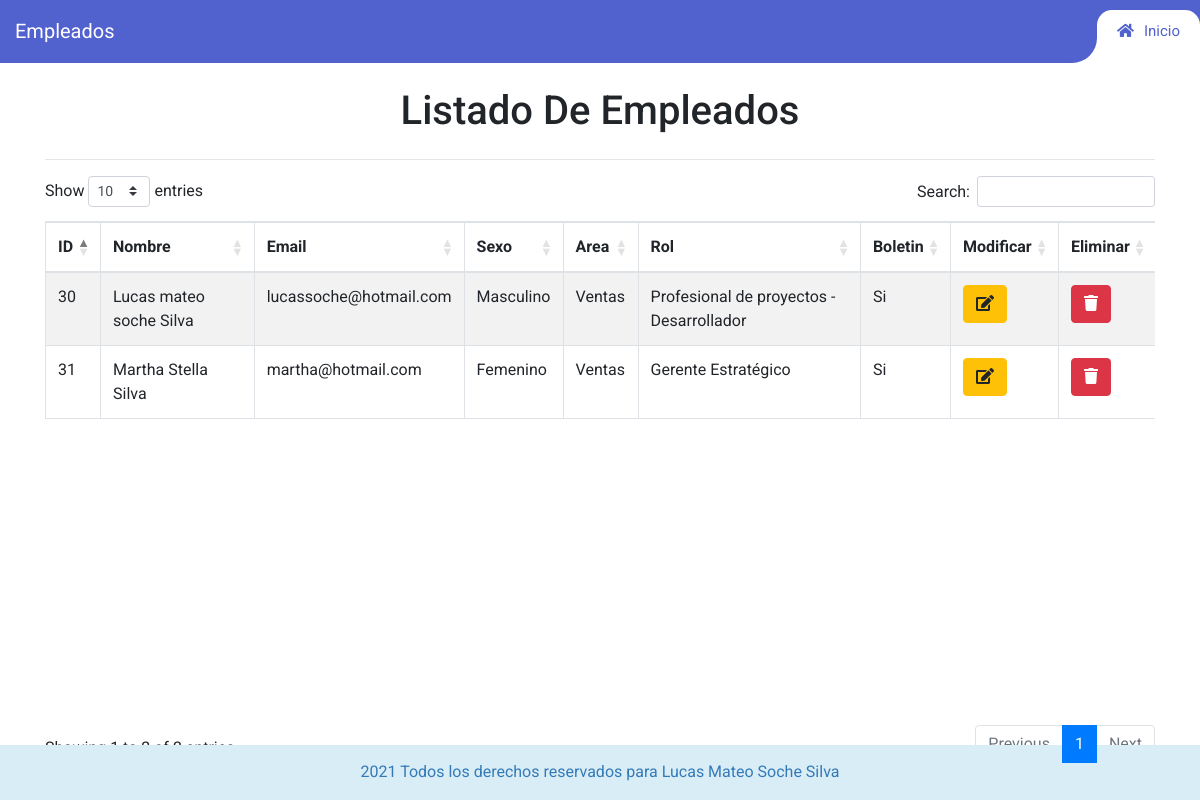
The page / on the database its author committed.
### tables this page shows
CREATE TABLE `empleados` (
  `id` int(11) NOT NULL,
  `nombre` varchar(255) NOT NULL,
  `email` varchar(255) NOT NULL,
  `sexo` char(1) NOT NULL,
  `area_id` int(11) NOT NULL,
  `boletin` int(11) NOT NULL,
  `descripcion` text NOT NULL
);

CREATE TABLE `areas` (
  `id` int(11) NOT NULL,
  `nombre` varchar(255) NOT NULL
);

### Controllers/Cprincipal.php (called while the page is built, shortened)
<?php
require_once('Models/Mprincipal.php');
	class Main{
		public function __construct(){
			$this->model=new Modelo();
		}
		public function index(){
			require_once('Views/home.php');
		}
	}
?>

### includes/config.php (called while the page is built)
<?php
class conexion{
	public static function conectar(){
			$db = new PDO("mysql:host=localhost;dbname=empleado;charset=utf8","root","");
			$db->setAttribute(PDO::ATTR_ERRMODE, PDO::ERRMODE_EXCEPTION);
			return $db;
	}
}
?>

### Models/Mprincipal.php (called while the page is built, shortened)
<?php
	class Modelo{
		public $CNX;
		public function __construct(){
			$this->CNX=conexion::conectar();
		}
		public function listar(){
			try {
				$sql="SELECT T1.id,T1.nombre as NombreEmp, T1.email, T1.sexo, T1.area_id,T1.boletin,T2.nombre as areaNom, GROUP_CONCAT(CONCAT_WS(',', T4.nombre))as Nomrol FROM empleados T1 INNER JOIN areas T2 ON T1.area_id=T2.id INNER JOIN empleado_rol T3 ON T1.id=T3.empleado_id INNER JOIN roles T4 ON T3.rol_id=T4.id GROUP BY T1.id";
				$stmt=$this->CNX->query($sql);
				$stmt->execute();
				return $stmt->FETCHALL(PDO::FETCH_OBJ);
			} catch (Exception $e) {
				die($e->getMessage());
			}
		}
	}
?>

### Views/home.php (the view, shortened to what this page needs)
<?php include('header.php'); ?>
<div class="container">
	<section class="row">
		<section class="col-md-12">
			<center>
				<h1>Listado De Empleados</h1>
			</center>
		</section>
	</section>
	<hr>
	<section class="row">
		<section class="col-md-12">
			<table id="example" class="table table-bordered table-striped">
				<thead>
					<th>ID</th>
					<th>Nombre</th>
					<th>Email</th>
					<th>Sexo</th>
					<th>Area</th>
					<th>Rol</th>
					<th>Boletin</th>
					<th>Modificar</th>
					<th>Eliminar</th>
				</thead>
				<tbody>
					<?php foreach ($this->model->listar() as $row): ?>
						<tr>
							<td><?php echo $row->id; ?></td>
							<td><?php echo $row->NombreEmp; ?></td>
							<td><?php echo $row->email; ?></td>
							<td><?php
									switch ($row->sexo) {
										case 'M':
											echo 'Masculino';
										break;
										case 'F':
											echo 'Femenino';
										break;
										}
								?>
							</td>
							<td><?php echo $row->areaNom; ?></td>
							<td><?php echo $row->Nomrol; ?></td>
							<td><?php
									switch ($row->boletin) {
										case 1:
											echo 'Si';
										break;
										}
								?>
							<td><a href="?p=viewedit&id=<?php echo $row->id; ?>" class="btn btn-warning"><span class="fa fa-edit"></span></a></td>
							<td><a href="?p=eliminar&id=<?php echo $row->id; ?>" class="btn btn-danger" onclick="return confirm('¿Seguro de eliminar este registro?');"><span class="fa fa-trash"></span></a></td>
						</tr>
					<?php endforeach; ?>
				</tbody>
			</table>
		</section>
	</section>
	<section class="row">
		<section class="col-md-2">
			<button onclick="window.location.href='?p=nuevo'" class="btn btn-primary">Nuevo</button>
		</section>
	</section>
</div>
</body>
<?php include('footer.php'); ?>
</html>

### index.php
<?php
	require_once('includes/config.php');
	require_once('Controllers/Cprincipal.php');
	$control=new Main();
	if (!isset($_REQUEST['p'])) {
		$control->index();
	}else{
		call_user_func(array($control,$_REQUEST['p']));
	}
?>

### Views/header.php (shortened to what this page needs)
<!DOCTYPE html>
<html lang="en" >
<head>
    <meta name="viewport" content="width=device-width, user-scalable=no, initial-scale=1.0, maximum-scale=1.0, minimum-scale=1.0"><link rel='stylesheet' href='https://stackpath.bootstrapcdn.com/bootstrap/4.3.1/css/bootstrap.min.css'>
  <link rel="stylesheet" type="text/css" href="https://cdn.datatables.net/1.10.24/css/dataTables.bootstrap4.min.css">
<link rel='stylesheet' href='https://cdnjs.cloudflare.com/ajax/libs/font-awesome/5.10.2/css/all.css'><link rel="stylesheet" href="assets/css/index.css">
</head>
<body>
<nav class="navbar navbar-expand-custom navbar-mainbg">
        <a class="navbar-brand navbar-logo" href="index.php">Empleados</a>
        <div class="collapse navbar-collapse" id="navbarSupportedContent">
            <ul class="navbar-nav ml-auto">
                <div class="hori-selector"><div class="left"></div><div class="right"></div></div>
                <li  class="nav-item active">
                    <a class="nav-link" href="javascript:void(0);" id="div1" onclick="div1()"><i id="inicio"></i><l id="nombre"></l></a>
                </li>
            </ul>
        </div>
    </nav>
<br>

### Views/footer.php (shortened to what this page needs)
<div class="footer">
  <p style="margin-top: 15px;"><?php echo date('Y'); ?> Todos los derechos reservados para Lucas Mateo Soche Silva</p>
</div>

### assets/css/index.css (style rules this page uses)
body { font-family: 'Roboto', sans-serif; }
* { margin: 0; padding: 0; }
i { margin-right: 10px; }
.navbar-logo { padding: 15px; color: #fff; }
.navbar-mainbg { background-color: #5161ce; padding: 0px; }
#navbarSupportedContent { overflow: hidden; position: relative; }
#navbarSupportedContent ul { padding: 0px; margin: 0px; }
#navbarSupportedContent ul li a i { margin-right: 10px; }
#navbarSupportedContent li { list-style-type: none; float: left; }
#navbarSupportedContent ul li a { color: rgba(255,255,255,0.5); text-decoration: none; font-size: 15px; display: block; padding: 20px 20px; transition-duration:0.6s; transition-timing-function: cubic-bezier(0.68, -0.55, 0.265, 1.55); position: relative; }
#navbarSupportedContent>ul>li.active>a { color: #5161ce; background-color: transparent; transition: all 0.7s; }
.hori-selector { display:inline-block; position:absolute; height: 100%; top: 0px; left: 0px; transition-duration:0.6s; transition-timing-function: cubic-bezier(0.68, -0.55, 0.265, 1.55); background-color: #fff; border-top-left-radius: 15px; border-top-right-radius: 15px; margin-top: 10px; }
.hori-selector .right, .hori-selector .left { position: absolute; width: 25px; height: 25px; background-color: #fff; bottom: 10px; }
.hori-selector .left { left: -25px; }
.hori-selector .right:before, .hori-selector .left:before { content: ''; position: absolute; width: 50px; height: 50px; border-radius: 50%; background-color: #5161ce; }
.hori-selector .left:before { bottom: 0; left: -25px; }
@media (min-width: 992px) { .navbar-expand-custom { -ms-flex-flow: row nowrap; flex-flow: row nowrap; -ms-flex-pack: start; justify-content: flex-start; } }
@media (min-width: 992px) { .navbar-expand-custom .navbar-nav { -ms-flex-direction: row; flex-direction: row; } }
@media (min-width: 992px) { .navbar-expand-custom .navbar-collapse { display: -ms-flexbox!important; display: flex!important; -ms-flex-preferred-size: auto; flex-basis: auto; } }

### Views/footer.php (style rules this page uses)
.footer { position: fixed; left: 0; bottom: 0; width: 100%; background-color: #d9edf7; color: #337ab7; text-align: center; }

### rows shown on the page
empleados: id "30", nombre "Lucas mateo soche Silva", email "lucassoche@hotmail.com", sexo "Masculino", area.nombre "Ventas", Nomrol "Profesional de proyectos - Desarrollador", boletin "Si"
empleados: id "31", nombre "Martha Stella Silva", email "martha@hotmail.com", sexo "Femenino", area.nombre "Ventas", Nomrol "Gerente Estratégico", boletin "Si"
